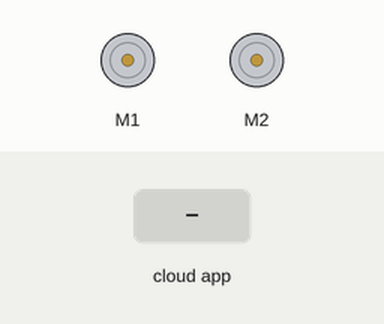
Bench run of a sketch on a simulated Arduino Leonardo, built with avr-gcc and run on an emulated ATmega32U4. Shown: 2 × DC motor (green arrow = forward, orange = backward, longer = faster). Inputs (shaded band) come from the test bench. The ROS host is connected and sends only what is stated.

Above: at 2.7 s.
2.8 s: the phone or cloud app sets linear.x to -100
At 3.7 s:
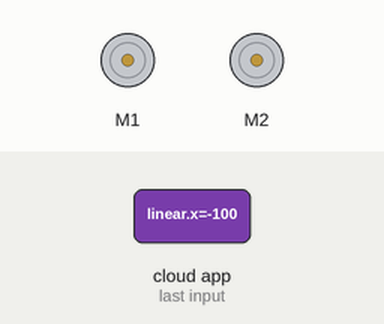
4.4 s: the phone or cloud app sets linear.x to 100
At 4.9 s:
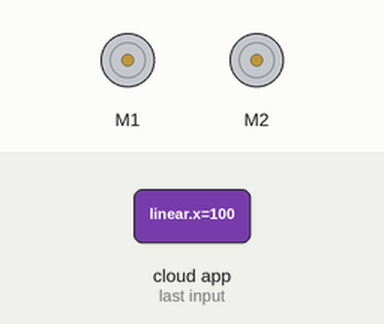
Timing chart, 0 to 7.4 s (numbered marks = the images above; inputs shaded):
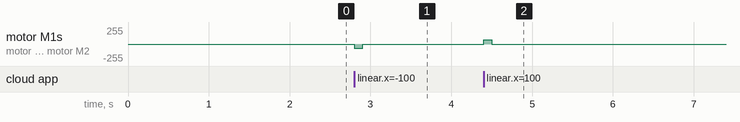

The sketch:

blue_p.ino
```cpp
#define USE_USBCON
#include <Wire.h>
#include <Zumo32U4.h>
#include <ros.h>
#include <geometry_msgs/Twist.h>
#include <std_msgs/UInt16.h>
#include <SoftwareSerial.h>

SoftwareSerial blueSerial(0,1);
int i;

ros::NodeHandle nh;

void ros_handler( const geometry_msgs::Twist& cmd_msg) {
float x = cmd_msg.linear.x;
float y = cmd_msg.linear.y;
if(x == 1.0) forward(100);
if(x == -1.0) backward(100);
if(y == 1.0) left(100);
if(y == -1.0) right(100);
stop();
}
ros::Subscriber<geometry_msgs::Twist> sub("/zumo/cmd_vel", ros_handler);
Zumo32U4Motors motors;
void setup()
{
// Uncomment if necessary to correct motor directions:
//motors.flipLeftMotor(true);
//motors.flipRightMotor(true);
blueSerial.begin(38400);
Serial.begin(9600);

nh.initNode();
nh.subscribe(sub);
}

void forward(int time)
{
motors.setLeftSpeed(100);
motors.setRightSpeed(100);
delay(time);
}
void backward(int time)
{
motors.setLeftSpeed(-100);
motors.setRightSpeed(-100);
delay(time);
}
void left(int time)
{
motors.setLeftSpeed(-100);
motors.setRightSpeed(100);
delay(time);
}
void right(int time)
{
motors.setLeftSpeed(100);
motors.setRightSpeed(-100);
delay(time);
}
void stop()
{
motors.setLeftSpeed(0);
motors.setRightSpeed(0);
}
void loop()
{

if (blueSerial.available())
  {
    Serial.println(blueSerial.read());
  }

nh.spinOnce();
delay(1);
}
```

Measured:
- after the input at 2.8 s, motor M1, motor M2: stopped → backward 63/255 at once, → stopped 0.10 s later
- after the input at 4.4 s, motor M1, motor M2: stopped → forward 63/255 at once, → stopped 0.10 s later
